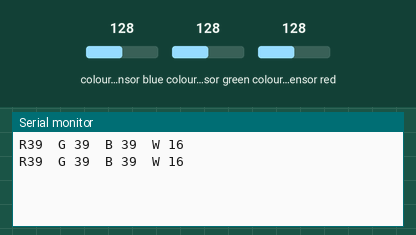
A sketch run on a simulated Arduino Uno, built with avr-gcc and run on an emulated ATmega328P. Shown: the last lines printed to the serial monitor. Wiring (inferred from the names in the program): TCS3200 colour sensor: output pin 6; S2 pin 4; S3 pin 5; S0 pin 2; S1 pin 3. The inputs (shaded band) are chosen by the test bench; at power-on: colour sensor blue 128, colour sensor green 128, colour sensor red 128.

Above: at 1.2 s.
1.3 s: colour sensor blue set to 5
At 1.8 s:
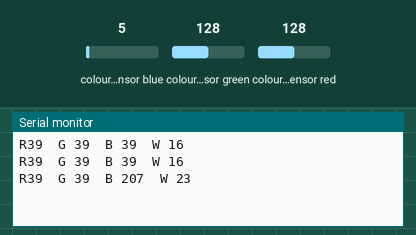
2.8 s: colour sensor green set to 5
At 3.4 s:
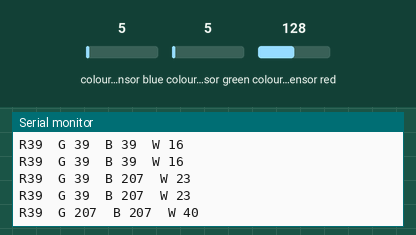
4.3 s: colour sensor red set to 5
At 4.3 s:
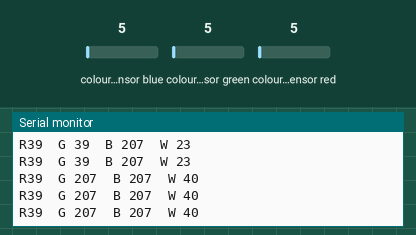
Timing chart, 0 to 7.3 s (numbered marks = the images above; inputs shaded):
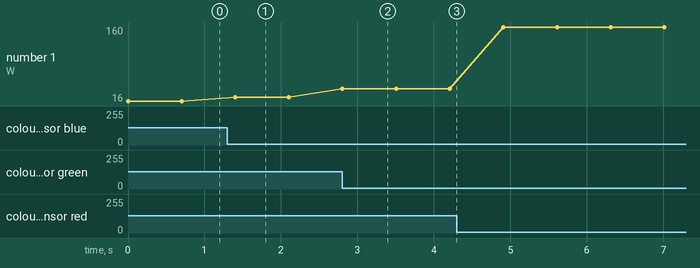

The sketch:

_17_Color_sensor_interface_check.ino
```cpp
const int s0=2;const int s1=3;const int s2=4;const int s3=5;const int sensorData=6;

const int OE=7;
int data = 0;

void setup()
{ Serial.begin(9600);
  pinMode(s0,OUTPUT);
  pinMode(s1,OUTPUT);
  pinMode(s2,OUTPUT);
  pinMode(s3,OUTPUT);
  pinMode(sensorData,INPUT);
  pinMode(OE,OUTPUT); digitalWrite(OE,HIGH);

  //frequency scale 100%
  digitalWrite(s0,HIGH);digitalWrite(s1,LOW);

}
void loop()
{
  //Getting Red color data s2 = LOW , s3 = LOW
  digitalWrite(s2,LOW);digitalWrite(s3,LOW);
  data=pulseIn(sensorData,LOW);
  Serial.print("R");Serial.print(data);
  Serial.print('\t');

  //Getting Green color data s2 = HIGH , s3 = HIGH
  digitalWrite(s2,HIGH);digitalWrite(s3,HIGH);
  data=pulseIn(sensorData,LOW);
  Serial.print("G ");Serial.print(data);
  Serial.print('\t');

  //Getting Blue color data s2 = LOW , s3 = HIGH
  digitalWrite(s2,LOW);digitalWrite(s3,HIGH);
  data=pulseIn(sensorData,LOW);
  Serial.print("B ");Serial.print(data);
  Serial.print('\t');

  //Getting Clear filter data s2 = HIGH , s3 = LOW
  digitalWrite(s2,HIGH);digitalWrite(s3,LOW);
  data=pulseIn(sensorData,LOW);
  Serial.print("W ");Serial.print(data);
  Serial.println("");
  delay(700);

}
```

Measured:
- after the input at 1.3 s, the serial monitor: prints a new line after 0.10 s (image 1)
- after the input at 2.8 s, the serial monitor: prints a new line at once (image 2)
- plotted number 1: 16 → 23 after the input at 1.3 s, 23 → 40 after the input at 2.8 s, 40 → 160 after the input at 4.3 s
